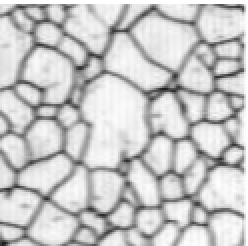
#> input picture Images/ff1.png, 124 x 123 px, found by its file name (shown 2 times larger)
$ jupyter execute DiscreteFFT.ipynb
#> lines starting #> are read from the running program, lines starting #| are printed output that depends on the picture
[cell 1]
import numpy as np
import matplotlib.pyplot as plt
import cv2

[cell 2]
from google.colab import files
files.upload()
#> the answer given: ff1.png

[cell 3]
img = cv2.imread('ff1.png',0)
#> img is the input picture: shape (123, 124); min 27, max 255, mean 199.6
f = np.fft.fft2(img)
fshift = np.fft.fftshift(f)
magnitude_spectrum = 20*np.log(np.abs(fshift))

plt.subplot(121),plt.imshow(img, cmap = 'gray')
plt.title('Input Image'), plt.xticks([]), plt.yticks([])
plt.subplot(122),plt.imshow(magnitude_spectrum, cmap = 'gray')
plt.title('Magnitude Spectrum'), plt.xticks([]), plt.yticks([])
plt.show()
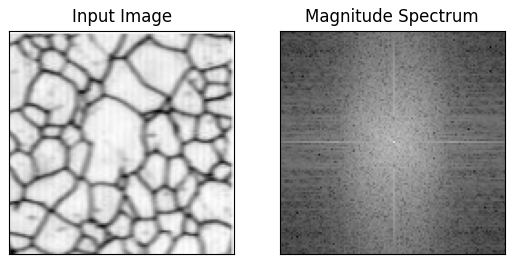
#> figure drawn by matplotlib, 2 panels

[cell 4]
img = cv2.imread('ff2.png',0)
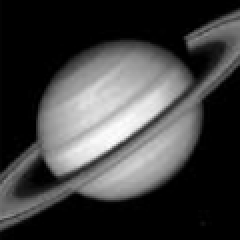
#> input picture Images/ff2.png, 120 x 120 px, found by its file name (shown 2 times larger)
#> img is the input picture: shape (120, 120); min 0, max 253, mean 63.8
f = np.fft.fft2(img)
fshift = np.fft.fftshift(f)
magnitude_spectrum = 20*np.log(np.abs(fshift))
#> magnitude_spectrum: shape (120, 120) float64

plt.subplot(121),plt.imshow(img, cmap = 'gray')
plt.title('Input Image'), plt.xticks([]), plt.yticks([])
plt.subplot(122),plt.imshow(magnitude_spectrum, cmap = 'gray')
plt.title('Magnitude Spectrum'), plt.xticks([]), plt.yticks([])
plt.show()

[cell 5]
img = cv2.imread('ff3.png',0)
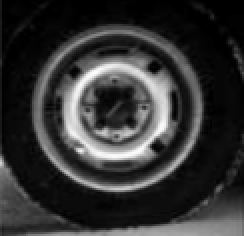
#> input picture Images/ff3.png, 122 x 118 px, found by its file name (shown 2 times larger)
#> img is the input picture: shape (118, 122); min 0, max 253, mean 51.4
f = np.fft.fft2(img)
fshift = np.fft.fftshift(f)
magnitude_spectrum = 20*np.log(np.abs(fshift))
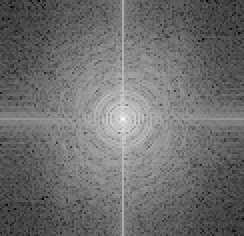
#> magnitude_spectrum: shape (118, 122) float64 (shown 2 times larger); min 3.01, max 270.3, mean 118.1; drawn with min black and max white

plt.subplot(121),plt.imshow(img, cmap = 'gray')
plt.title('Input Image'), plt.xticks([]), plt.yticks([])
plt.subplot(122),plt.imshow(magnitude_spectrum, cmap = 'gray')
plt.title('Magnitude Spectrum'), plt.xticks([]), plt.yticks([])
plt.show()

[cell 6]
img = cv2.imread('ff4.png',0)
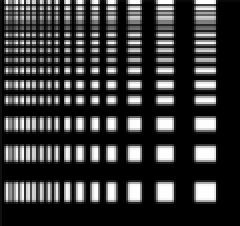
#> input picture Images/ff4.png, 120 x 113 px, found by its file name (shown 2 times larger)
#> img is the input picture: shape (113, 120); min 0, max 254, mean 54.8
f = np.fft.fft2(img)
fshift = np.fft.fftshift(f)
magnitude_spectrum = 20*np.log(np.abs(fshift))
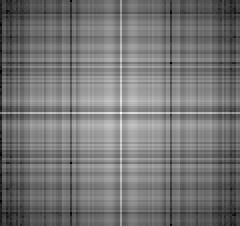
#> magnitude_spectrum: shape (113, 120) float64 (shown 2 times larger); min 33.93, max 270.4, mean 142; drawn with min black and max white

plt.subplot(121),plt.imshow(img, cmap = 'gray')
plt.title('Input Image'), plt.xticks([]), plt.yticks([])
plt.subplot(122),plt.imshow(magnitude_spectrum, cmap = 'gray')
plt.title('Magnitude Spectrum'), plt.xticks([]), plt.yticks([])
plt.show()

[cell 7]
img = cv2.imread('ff5.png',0)
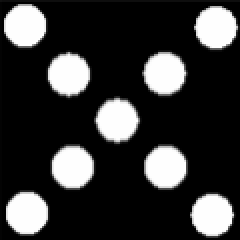
#> input picture Images/ff5.png, 120 x 120 px, found by its file name (shown 2 times larger)
#> img is the input picture: shape (120, 120); min 0, max 254, mean 56.2
f = np.fft.fft2(img)
fshift = np.fft.fftshift(f)
magnitude_spectrum = 20*np.log(np.abs(fshift))
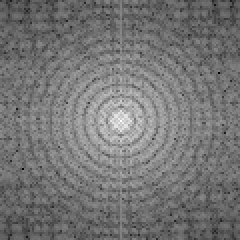
#> magnitude_spectrum: shape (120, 120) float64 (shown 2 times larger); min 21.55, max 272.1, mean 137; drawn with min black and max white

plt.subplot(121),plt.imshow(img, cmap = 'gray')
plt.title('Input Image'), plt.xticks([]), plt.yticks([])
plt.subplot(122),plt.imshow(magnitude_spectrum, cmap = 'gray')
plt.title('Magnitude Spectrum'), plt.xticks([]), plt.yticks([])
plt.show()

[cell 8]
img = cv2.imread('ff6.png',0)
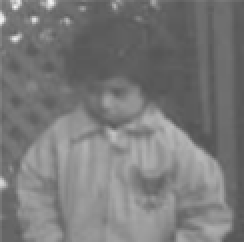
#> input picture Images/ff6.png, 122 x 121 px, found by its file name (shown 2 times larger)
#> img is the input picture: shape (121, 122); min 84, max 241, mean 121.7
f = np.fft.fft2(img)
fshift = np.fft.fftshift(f)
magnitude_spectrum = 20*np.log(np.abs(fshift))
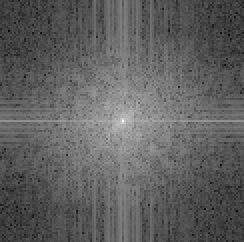
#> magnitude_spectrum: shape (121, 122) float64 (shown 2 times larger); min -3.34, max 288, mean 106.4; drawn with min black and max white

plt.subplot(121),plt.imshow(img, cmap = 'gray')
plt.title('Input Image'), plt.xticks([]), plt.yticks([])
plt.subplot(122),plt.imshow(magnitude_spectrum, cmap = 'gray')
plt.title('Magnitude Spectrum'), plt.xticks([]), plt.yticks([])
plt.show()
